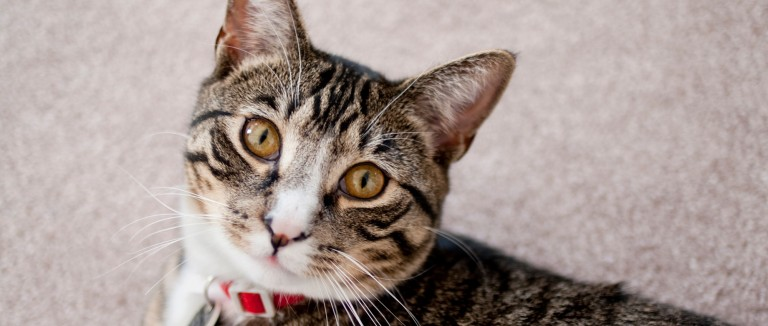
#> input picture Photos/cat2.jpg, 768 x 326 px
$ python Edge_Detections.py
#> lines starting #> are read from the running program, lines starting #| are printed output that depends on the picture; after the words box and inside, x2 and y2 are one past the last pixel; in counts of white or black regions, pixels touching at a corner belong together
# -*- coding: utf-8 -*-
"""
Created on Tue Nov 24 00:42:34 2020

@author: ricardo.montoya
"""

import cv2 as cv
import numpy as np
import matplotlib.pyplot as plt

img = cv.imread("Photos/cat2.jpg")
#> img is the input picture: shape (326, 768, 3); mean B, G, R 148.6, 153.2, 167.5
cv.imshow("Cat", img)

gray = cv.cvtColor(img, cv.COLOR_BGR2GRAY)
cv.imshow("Grey", gray)

lap = cv.Laplacian(gray, cv.CV_64F)
lap = np.uint8(np.absolute(lap))
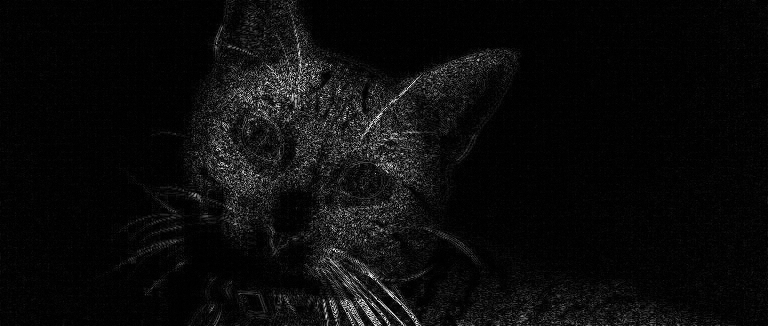
#> lap: shape (326, 768); min 0, max 255, mean 11.4
cv.imshow("Laplacian", lap)

sobelx = cv.Sobel(gray, cv.CV_64F, 1, 0)
sobely = cv.Sobel(gray, cv.CV_64F, 0, 1)
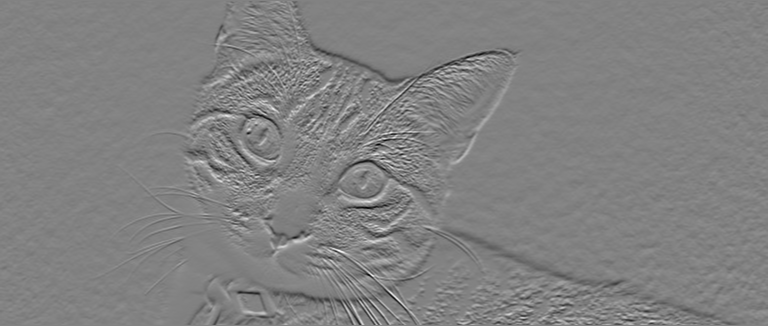
#> sobely: shape (326, 768) float64; min -632, max 606, mean -2.4; drawn with min black and max white
combined_sobel = cv.bitwise_or(sobelx, sobely)
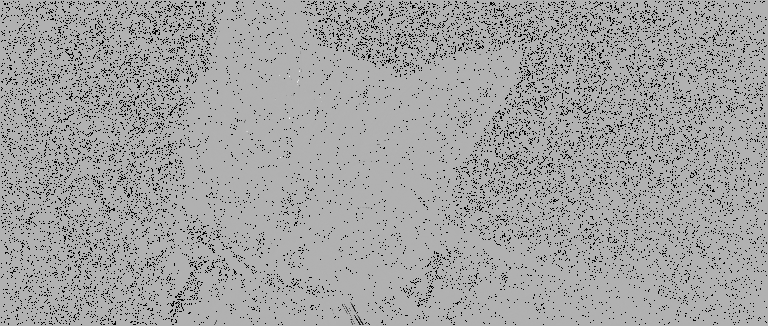
#> combined_sobel: shape (326, 768) float64; 8.16% of the values are NaN or infinite; the others: min -130816, max 57152, mean -90.09; drawn with min black, max white, NaN and infinite black

cv.imshow("Sobel X", sobelx)
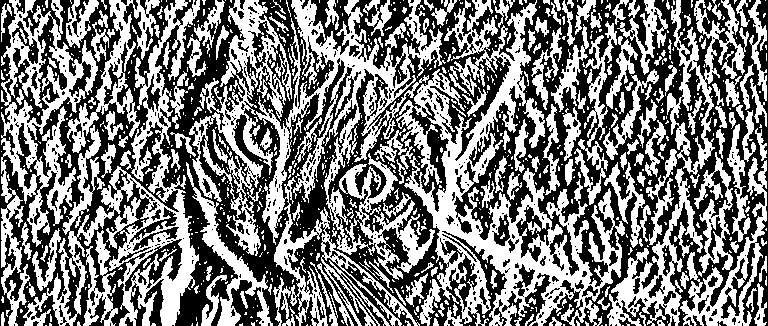
#> window 'Sobel X': shape (326, 768); 48.2% white; 883 white regions (689 under 20 px), largest, box (x1, y1, x2, y2) and area: (189, 0, 446, 326) 25627, (396, 0, 625, 326) 21726, (23, 0, 200, 326) 12856
cv.imshow("Sobel Y", sobely)
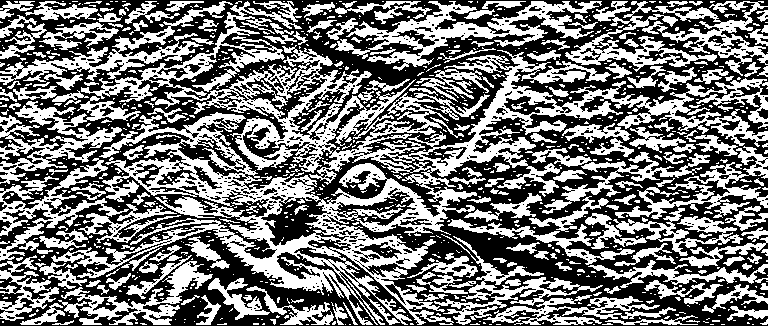
#> window 'Sobel Y': shape (326, 768); 46.5% white; 937 white regions (726 under 20 px), largest, box (x1, y1, x2, y2) and area: (51, 1, 768, 325) 45226, (565, 1, 768, 76) 5258, (335, 1, 602, 71) 4998
cv.imshow("Sobel Combined", combined_sobel)
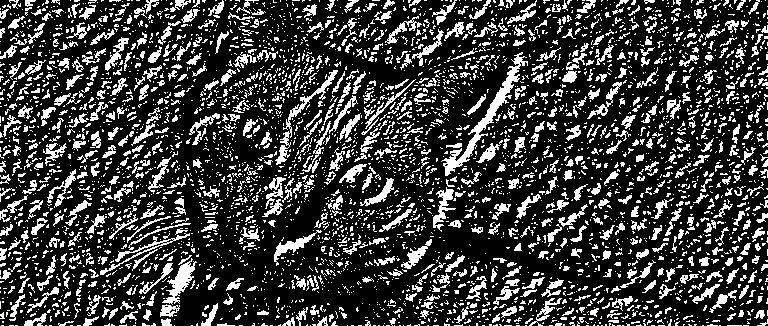
#> window 'Sobel Combined': shape (326, 768); 23.7% white in thin lines or dots

canny = cv.Canny(gray, 150, 175)
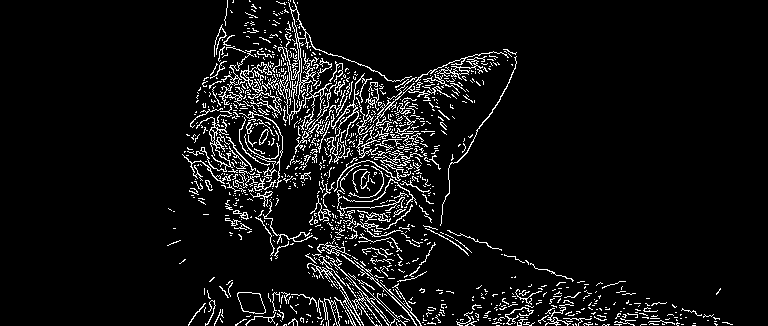
#> canny: shape (326, 768); 6.5% white in thin lines or dots, all inside (x1, y1, x2, y2) = (167, 0, 733, 326)
cv.imshow("Canny", canny)

cv.waitKey(0)

$ run again, with Photos/cat.jpg copied over Photos/cat2.jpg
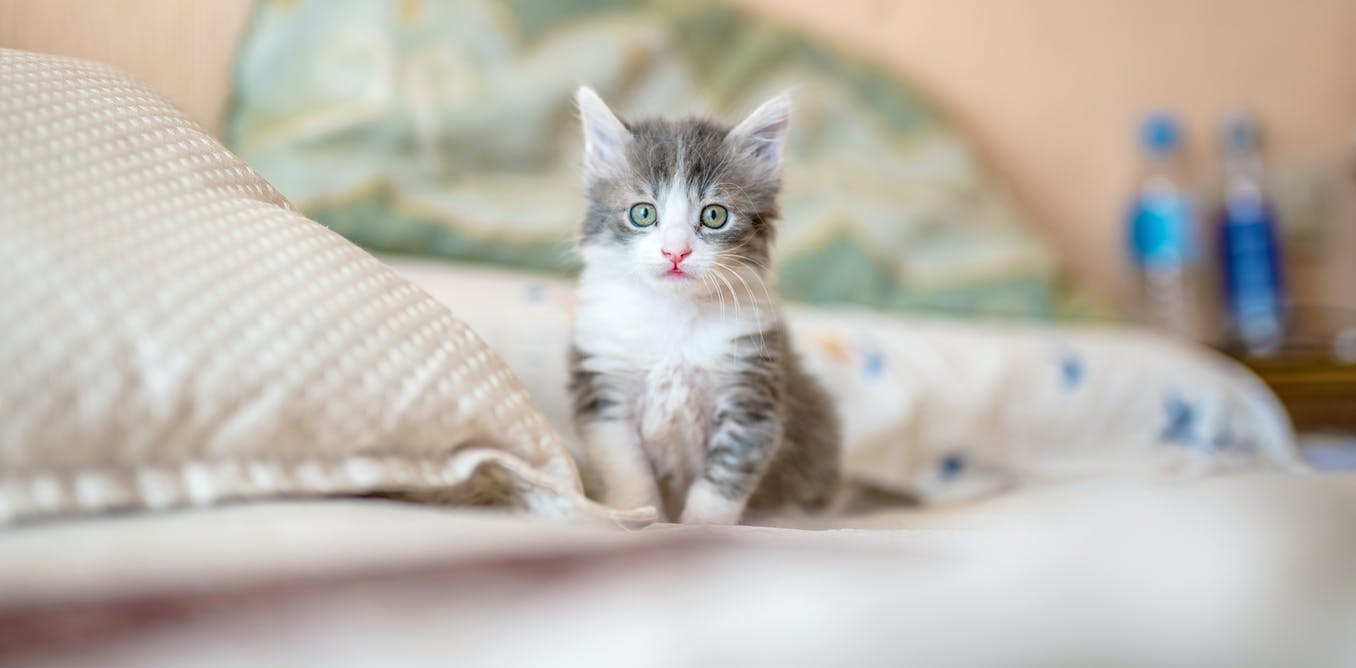
#> input picture Photos/cat.jpg, 1356 x 668 px
#> img is the input picture: shape (668, 1356, 3); mean B, G, R 173.6, 182.8, 188.8
#> `cv.imshow("Sobel X", sobelx)`:
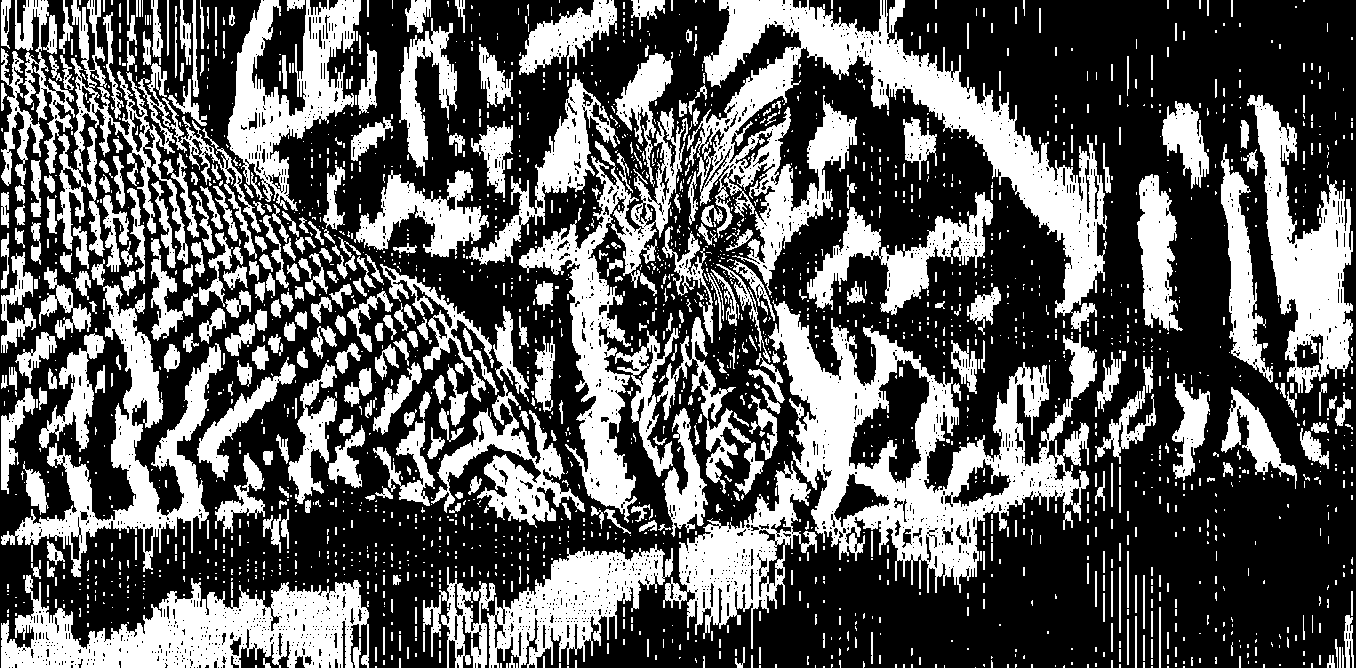
#> window 'Sobel X': shape (668, 1356); 36.3% white; 2256 white regions (1771 under 20 px), largest, box (x1, y1, x2, y2) and area: (687, 0, 1107, 332) 36031, (768, 300, 1097, 593) 32680, (1, 575, 369, 668) 19407
#> `canny = cv.Canny(gray, 150, 175)`:
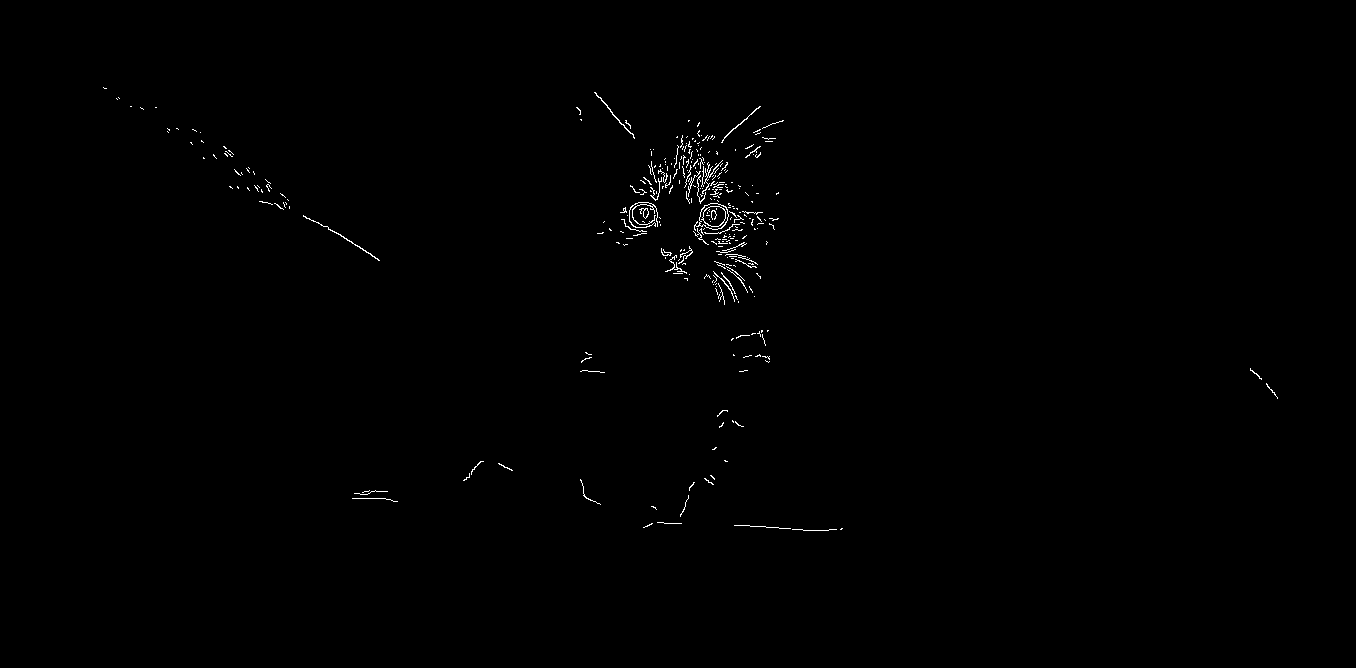
#> canny: shape (668, 1356); 0.41% white in thin lines or dots, all inside (x1, y1, x2, y2) = (103, 87, 1278, 531)
